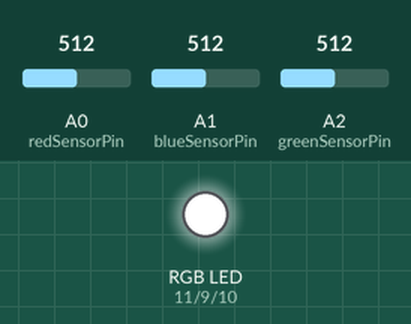
This sketch was run on a simulated Arduino Uno, built with avr-gcc and run on an emulated ATmega328P. On the bench: an RGB LED mixed from three pins (HIGH = lit). The inputs (shaded band) are chosen by the test bench; at power-on: A0 (redSensorPin) = 512, A1 (blueSensorPin) = 512, A2 (greenSensorPin) = 512. Dim RGB values are drawn brighter than linear.

Above: at 1.2 s.
1.3 s: A0 (redSensorPin) set to 716
At 1.9 s:
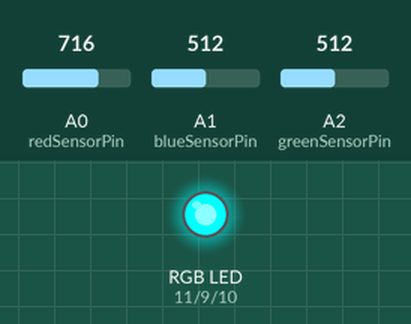
2.8 s: A1 (blueSensorPin) set to 716
At 3.9 s:
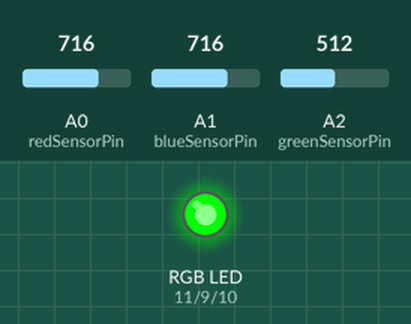
4.3 s: A2 (greenSensorPin) set to 716
At 5.3 s:
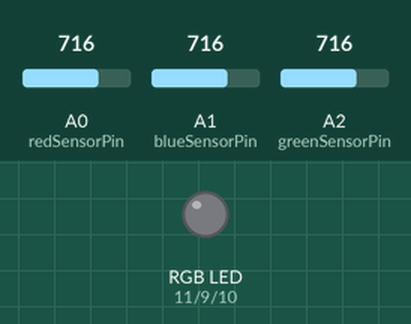
5.8 s: A0 (redSensorPin) set to 698
At 6.6 s:
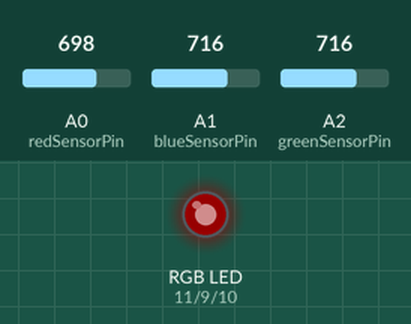
7.3 s: A1 (blueSensorPin) set to 697
At 8.5 s:
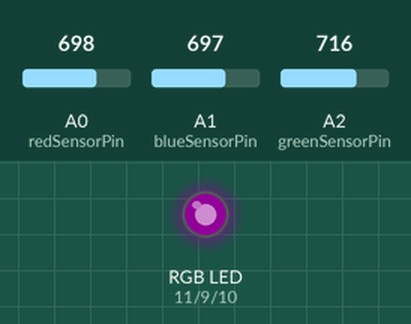
8.8 s: A1 (blueSensorPin) set to 511
At 10.0 s:
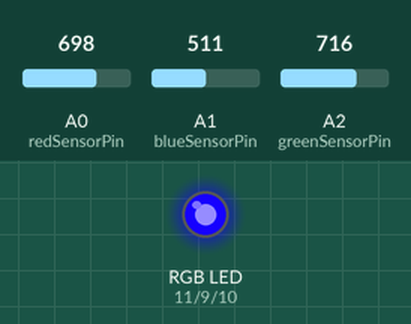
Timing chart, 0 to 11.3 s (numbered marks = the images above; inputs shaded):
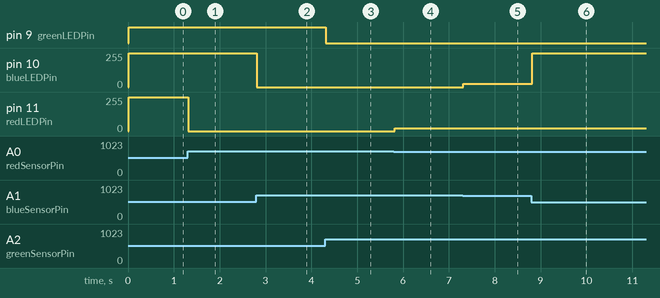

Measured:
- after the input at 1.3 s, pin 11 (redLEDPin): 255/255 → 0/255 at once
- after the input at 2.8 s, pin 10 (blueLEDPin): 255/255 → 0/255 at once
- after the input at 4.3 s, pin 9 (greenLEDPin): HIGH → LOW at once
- after the input at 5.8 s, pin 11 (redLEDPin): 0/255 → 22/255 at once
- after the input at 7.3 s, pin 10 (blueLEDPin): 0/255 → 23/255 at once
- after the input at 8.8 s, pin 10 (blueLEDPin): 23/255 → 255/255 at once

The sketch:

Arduino_projects_book_04.ino
```cpp
// Decide wetehr the lamp is more bright when is darker or the other way round
// inverseMapping = 0 : more light means lamp brighter
// inverseMapping = 1 : less light means lamp brighter
const int inverseMapping = 1;

// Turn off serial
const int serialDebug = 0;

                        const int greenLEDPin = 9;
const int redLEDPin = 11;
const int blueLEDPin = 10 ;

const int redSensorPin = A0;
const int greenSensorPin = A2;
const int blueSensorPin = A1;

int redValue = 0;
int greenValue = 0;
int blueValue = 0;

int redSensorValue = 0;
int redSensorValueMin = 1023 ;
int redSensorValueMax = 0;

int greenSensorValue = 0;
int greenSensorValueMin = 1023 ;
int greenSensorValueMax = 0;

int blueSensorValue = 0;
int blueSensorValueMin = 1023 ;
int blueSensorValueMax = 0;


void setup() {
  Serial.begin(9600);

  pinMode(greenLEDPin, OUTPUT);
  pinMode(redLEDPin, OUTPUT);
  pinMode(blueLEDPin, OUTPUT);

}

void loop() {

  redSensorValue = analogRead(redSensorPin);
  if (redSensorValue < redSensorValueMin) {
    redSensorValueMin = redSensorValue;
  }
  if (redSensorValue > redSensorValueMax) {
    redSensorValueMax = redSensorValue;
  }
  delay(5);  // The ADC takes a millisecond to perfomrn the read, thus we need a small delays between readings

  greenSensorValue = analogRead(greenSensorPin);
  if (greenSensorValue < greenSensorValueMin) {
    greenSensorValueMin = greenSensorValue;
  }
  if (greenSensorValue > greenSensorValueMax) {
    greenSensorValueMax = greenSensorValue;
  }
  delay(5);  // The ADC takes a millisecond to perfomrn the read, thus we need a small delays between readings

  blueSensorValue = analogRead(blueSensorPin);
  if (blueSensorValue < blueSensorValueMin) {
    blueSensorValueMin = blueSensorValue;
  }
  if (blueSensorValue > blueSensorValueMax) {
    blueSensorValueMax = blueSensorValue;
  }
  delay(5);  // The ADC takes a millisecond to perfomrn the read, thus we need a small delays between readings


  // Decide wether the mapping is direct or invers (lamp will turn on when it's dark)
  if (inverseMapping == 1) {
    redValue = map(redSensorValue, redSensorValueMax, redSensorValueMin, 0, 255);
    greenValue = map(greenSensorValue, greenSensorValueMax, greenSensorValueMin, 0, 255);
    blueValue = map(blueSensorValue, blueSensorValueMax, blueSensorValueMin, 0, 255);
  } else {
    redValue = map(redSensorValue, redSensorValueMin, redSensorValueMax, 0, 255);
    greenValue = map(greenSensorValue, greenSensorValueMin, greenSensorValueMax, 0, 255);
    blueValue = map(blueSensorValue, blueSensorValueMin, blueSensorValueMax, 0, 255);
  }

  analogWrite(redLEDPin, redValue);
  analogWrite(greenLEDPin, greenValue);
  analogWrite(blueLEDPin, blueValue);

  if (serialDebug == 1) {
    Serial.print("Sensors (R,G,B): ");
    Serial.print(redSensorValue);
    Serial.print(",");
    Serial.print(greenSensorValue);
    Serial.print(",");
    Serial.print(blueSensorValue);

    Serial.print("\tSensorsMin (R,G,B): ");
    Serial.print(redSensorValueMin);
    Serial.print(",");
    Serial.print(greenSensorValueMin);
    Serial.print(",");
    Serial.print(blueSensorValueMin);

    Serial.print("\tSensorsMax (R,G,B): ");
    Serial.print(redSensorValueMax);
    Serial.print(",");
    Serial.print(greenSensorValueMax);
    Serial.print(",");
    Serial.print(blueSensorValueMax);


    Serial.print("\tMapped values (R,G,B): ");
    Serial.print(redValue);
    Serial.print(",");
    Serial.print(greenValue);
    Serial.print(",");
    Serial.println(blueValue);
  }


}
```
